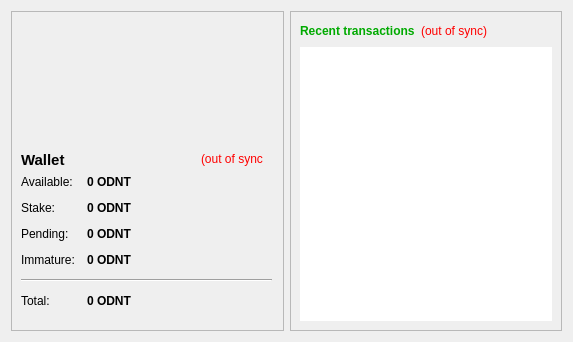
<?xml version="1.0" encoding="UTF-8"?>
<ui version="4.0">
 <class>OverviewPage</class>
 <widget class="QWidget" name="OverviewPage">
  <property name="geometry">
   <rect>
    <x>0</x>
    <y>0</y>
    <width>573</width>
    <height>342</height>
   </rect>
  </property>
  <property name="windowTitle">
   <string>Form</string>
  </property>
  <property name="styleSheet">
   <string notr="true">color: rgb(0, 0, 0);</string>
  </property>
  <layout class="QHBoxLayout" name="horizontalLayout" stretch="1,1">
   <item>
    <layout class="QVBoxLayout" name="verticalLayout_2">
     <item>
      <widget class="QFrame" name="frame">
       <property name="frameShape">
        <enum>QFrame::StyledPanel</enum>
       </property>
       <property name="frameShadow">
        <enum>QFrame::Raised</enum>
       </property>
       <widget class="QWidget" name="layoutWidget">
        <property name="geometry">
         <rect>
          <x>10</x>
          <y>164</y>
          <width>251</width>
          <height>213</height>
         </rect>
        </property>
        <layout class="QFormLayout" name="formLayout_2">
         <property name="fieldGrowthPolicy">
          <enum>QFormLayout::AllNonFixedFieldsGrow</enum>
         </property>
         <property name="horizontalSpacing">
          <number>12</number>
         </property>
         <property name="verticalSpacing">
          <number>12</number>
         </property>
         <item row="0" column="0">
          <widget class="QLabel" name="label">
           <property name="text">
            <string>Available:</string>
           </property>
          </widget>
         </item>
         <item row="0" column="1">
          <widget class="QLabel" name="labelBalance">
           <property name="font">
            <font>
             <weight>75</weight>
             <bold>true</bold>
            </font>
           </property>
           <property name="cursor">
            <cursorShape>IBeamCursor</cursorShape>
           </property>
           <property name="toolTip">
            <string>Your current spendable balance</string>
           </property>
           <property name="text">
            <string notr="true">0 ODNT</string>
           </property>
           <property name="textInteractionFlags">
            <set>Qt::LinksAccessibleByMouse|Qt::TextSelectableByKeyboard|Qt::TextSelectableByMouse</set>
           </property>
          </widget>
         </item>
         <item row="2" column="0">
          <widget class="QLabel" name="label_6">
           <property name="text">
            <string>Stake:</string>
           </property>
          </widget>
         </item>
         <item row="2" column="1">
          <widget class="QLabel" name="labelStake">
           <property name="font">
            <font>
             <weight>75</weight>
             <bold>true</bold>
            </font>
           </property>
           <property name="cursor">
            <cursorShape>IBeamCursor</cursorShape>
           </property>
           <property name="toolTip">
            <string>Total of coins that was staked, and do not yet count toward the current balance</string>
           </property>
           <property name="text">
            <string notr="true">0 ODNT</string>
           </property>
           <property name="textInteractionFlags">
            <set>Qt::LinksAccessibleByMouse|Qt::TextSelectableByKeyboard|Qt::TextSelectableByMouse</set>
           </property>
          </widget>
         </item>
         <item row="3" column="0">
          <widget class="QLabel" name="label_3">
           <property name="text">
            <string>Pending:</string>
           </property>
          </widget>
         </item>
         <item row="3" column="1">
          <widget class="QLabel" name="labelUnconfirmed">
           <property name="font">
            <font>
             <weight>75</weight>
             <bold>true</bold>
            </font>
           </property>
           <property name="cursor">
            <cursorShape>IBeamCursor</cursorShape>
           </property>
           <property name="toolTip">
            <string>Total of transactions that have yet to be confirmed, and do not yet count toward the current balance</string>
           </property>
           <property name="text">
            <string notr="true">0 ODNT</string>
           </property>
           <property name="textInteractionFlags">
            <set>Qt::LinksAccessibleByMouse|Qt::TextSelectableByKeyboard|Qt::TextSelectableByMouse</set>
           </property>
          </widget>
         </item>
         <item row="4" column="0">
          <widget class="QLabel" name="labelImmatureText">
           <property name="text">
            <string>Immature:</string>
           </property>
          </widget>
         </item>
         <item row="4" column="1">
          <widget class="QLabel" name="labelImmature">
           <property name="font">
            <font>
             <weight>75</weight>
             <bold>true</bold>
            </font>
           </property>
           <property name="toolTip">
            <string>Mined balance that has not yet matured</string>
           </property>
           <property name="text">
            <string notr="true">0 ODNT</string>
           </property>
           <property name="textInteractionFlags">
            <set>Qt::LinksAccessibleByMouse|Qt::TextSelectableByKeyboard|Qt::TextSelectableByMouse</set>
           </property>
          </widget>
         </item>
         <item row="5" column="0" colspan="2">
          <widget class="Line" name="line">
           <property name="orientation">
            <enum>Qt::Horizontal</enum>
           </property>
          </widget>
         </item>
         <item row="6" column="0">
          <widget class="QLabel" name="labelTotalText">
           <property name="text">
            <string>Total:</string>
           </property>
          </widget>
         </item>
         <item row="6" column="1">
          <widget class="QLabel" name="labelTotal">
           <property name="font">
            <font>
             <weight>75</weight>
             <bold>true</bold>
            </font>
           </property>
           <property name="cursor">
            <cursorShape>IBeamCursor</cursorShape>
           </property>
           <property name="toolTip">
            <string>Your current total balance</string>
           </property>
           <property name="text">
            <string notr="true">0 ODNT</string>
           </property>
           <property name="textInteractionFlags">
            <set>Qt::LinksAccessibleByMouse|Qt::TextSelectableByKeyboard|Qt::TextSelectableByMouse</set>
           </property>
          </widget>
         </item>
        </layout>
       </widget>
       <widget class="QLabel" name="label_5">
        <property name="geometry">
         <rect>
          <x>10</x>
          <y>140</y>
          <width>49</width>
          <height>18</height>
         </rect>
        </property>
        <property name="font">
         <font>
          <pointsize>11</pointsize>
          <weight>75</weight>
          <bold>true</bold>
         </font>
        </property>
        <property name="text">
         <string>Wallet</string>
        </property>
       </widget>
       <widget class="QLabel" name="labelWalletStatus">
        <property name="geometry">
         <rect>
          <x>190</x>
          <y>140</y>
          <width>62</width>
          <height>16</height>
         </rect>
        </property>
        <property name="toolTip">
         <string>The displayed information may be out of date. Your wallet automatically synchronizes with the olddogsnewtricks network after a connection is established, but this process has not completed yet.</string>
        </property>
        <property name="styleSheet">
         <string notr="true">QLabel { color: red; }</string>
        </property>
        <property name="text">
         <string notr="true">(out of sync)</string>
        </property>
        <property name="alignment">
         <set>Qt::AlignLeading|Qt::AlignLeft|Qt::AlignVCenter</set>
        </property>
       </widget>
      </widget>
     </item>
    </layout>
   </item>
   <item>
    <layout class="QVBoxLayout" name="verticalLayout_3">
     <item>
      <widget class="QFrame" name="frame_2">
       <property name="frameShape">
        <enum>QFrame::StyledPanel</enum>
       </property>
       <property name="frameShadow">
        <enum>QFrame::Raised</enum>
       </property>
       <layout class="QVBoxLayout" name="verticalLayout">
        <item>
         <layout class="QHBoxLayout" name="horizontalLayout_2">
          <item>
           <widget class="QLabel" name="label_4">
            <property name="styleSheet">
             <string notr="true">color: rgb(0, 170, 0);</string>
            </property>
            <property name="text">
             <string>&lt;b&gt;Recent transactions&lt;/b&gt;</string>
            </property>
           </widget>
          </item>
          <item>
           <widget class="QLabel" name="labelTransactionsStatus">
            <property name="toolTip">
             <string>The displayed information may be out of date. Your wallet automatically synchronizes with the olddogsnewtricks network after a connection is established, but this process has not completed yet.</string>
            </property>
            <property name="styleSheet">
             <string notr="true">QLabel { color: red; }</string>
            </property>
            <property name="text">
             <string notr="true">(out of sync)</string>
            </property>
            <property name="alignment">
             <set>Qt::AlignRight|Qt::AlignTrailing|Qt::AlignVCenter</set>
            </property>
           </widget>
          </item>
          <item>
           <spacer name="horizontalSpacer">
            <property name="orientation">
             <enum>Qt::Horizontal</enum>
            </property>
            <property name="sizeHint" stdset="0">
             <size>
              <width>40</width>
              <height>20</height>
             </size>
            </property>
           </spacer>
          </item>
         </layout>
        </item>
        <item>
         <widget class="QListView" name="listTransactions">
          <property name="styleSheet">
           <string notr="true">QListView { background: transparent; }
color: rgb(0, 0, 0);</string>
          </property>
          <property name="frameShape">
           <enum>QFrame::NoFrame</enum>
          </property>
          <property name="verticalScrollBarPolicy">
           <enum>Qt::ScrollBarAlwaysOff</enum>
          </property>
          <property name="horizontalScrollBarPolicy">
           <enum>Qt::ScrollBarAlwaysOff</enum>
          </property>
          <property name="selectionMode">
           <enum>QAbstractItemView::NoSelection</enum>
          </property>
         </widget>
        </item>
       </layout>
      </widget>
     </item>
    </layout>
   </item>
  </layout>
 </widget>
 <resources>
  <include location="../bitcoin.qrc"/>
 </resources>
 <connections/>
</ui>
